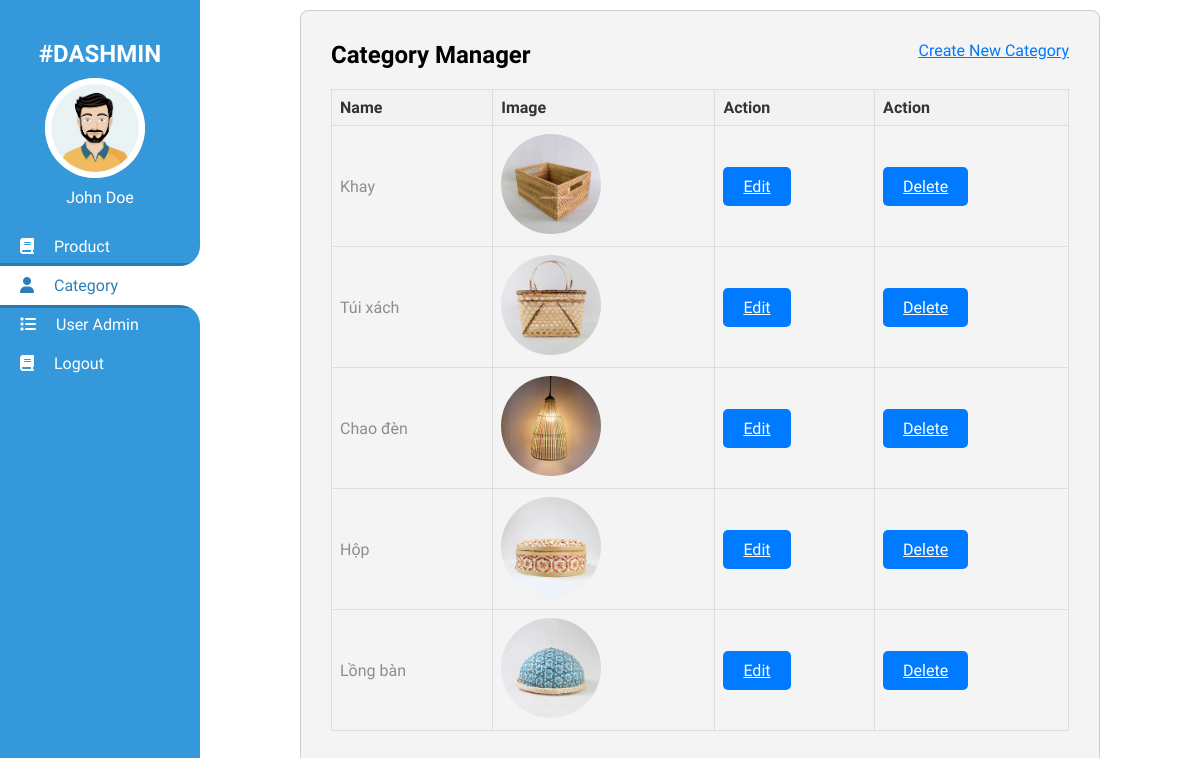
Screenshot of /admin/category.php (signed in) with the database file from the repository.
### tables this page shows
CREATE TABLE `category` (
  `category_id` int(11) NOT NULL,
  `category_name` varchar(255) DEFAULT NULL,
  `image_url` varchar(255) DEFAULT NULL
);

### database.php (called while the page is built, shortened)
<?php
function db_connect()
{
  $connection = mysqli_connect(DB_SERVER, DB_USER, DB_PASS, DB_NAME);
  return $connection;
}
$db = db_connect();
function confirm_query_result($result)
{
  global $db;
  if (!$result) {
    echo mysqli_error($db);
    db_disconnect($db);
    exit;
  } else {
    return $result;
  }
}
function find_admin_by_id($id)
{
  global $db;
  $sql = "SELECT * FROM admins ";
  $sql .= "WHERE admin_id='" . $id . "'";
  $result = mysqli_query($db, $sql);
  $admin = mysqli_fetch_assoc($result);
  return $admin;
}
function find_all_category(){
  global $db;
  $sql = "SELECT * FROM category";
  $result = mysqli_query($db, $sql);
  return confirm_query_result($result);
}

### admin/category.php (the view, shortened to what this page needs)
<?php
require_once('../database.php');
?>
<!DOCTYPE html>
<html lang="en">
<head>
    <link rel="stylesheet" href="../css/admin.css">
    <link rel="stylesheet" href="https://cdnjs.cloudflare.com/ajax/libs/font-awesome/6.5.1/css/all.min.css"
 />
</head>
<body>
    <div class="container" style="display:flex">
        <?php include('nav.php') ?>
        <div class="table-container">
            <div style="display:flex;justify-content:space-between;margin-bottom:20px">
                <h2>Category Manager</h2>
                <a href="create/catgory.php" style="cursor: pointer;color:rgb(0, 119, 255)">Create New Category</a>
            </div>
            <table class="data-table">
                <thead>
                    <tr>
                        <th>Name</th>
                        <th>Image</th>
                        <th>Action</th>
                        <th>Action</th>
                    </tr>
                </thead>
                <tbody>
                    <?php
                        $category_set = find_all_category();
                        while ($category = mysqli_fetch_assoc($category_set)):
                    ?>
                    <tr>
                        <td><?php echo $category['category_name']; ?></td>
                        <td><img src="<?php echo '../cate/' . $category['image_url']; ?>" alt="<?php echo $category['category_name']; ?>" class="category-image"></td>
                        <td><a class="btn-primary" href="<?php echo 'update/category.php?id='.$category['category_id']; ?>">Edit</a></td>
                        <td><a class="btn-primary" href="<?php echo 'delete/category.php?id='.$category['category_id']; ?>">Delete</a></td>
                    </tr>
                    <?php endwhile; ?>
                </tbody>
            </table>
        </div>
    </div>
</body>
</html>

### admin/nav.php (shortened to what this page needs)
<?php
$admin_id = isset($_SESSION['admin']) ? $_SESSION['admin'] : '';
$admin_s = find_admin_by_id($admin_id);
?>
<nav class="side-nav">
            <ul class="nav-menu">
                <div
                    style="margin-bottom:20px;display:flex; justify-content: center;flex-direction: column;align-items: center;">
                    <h1 style="color:white;margin-bottom:10px">#DASHMIN</h1>
                    <div class="avatar">
                        <img
>
                    </div>
                    <p style="color:white;margin-top:10px"><?php echo empty($admin_s['username']) ? "admin" : $admin_s['username'] ;  ?></p>
                </div>
                <li class="nav-item"><a href="product.php"><i class="fas fa-book"></i><span class="menu-text">Product</span></a>
                </li>
                <li class="nav-item"><a href="category.php"><i class="fas fa-user"></i><span class="menu-text">Category</span></a>
                </li>
                <li class="nav-item active"><a href="index.php"><i class="fas fa-list"></i><span
                            class="menu-text">User Admin</span></a></li>
                 <li class="nav-item"><a href="logout.php"><i class="fas fa-book"></i><span class="menu-text">Logout</span></a>
                </li>
            </ul>
        </nav>

### css/admin.css (style rules this page uses)
body { font-family: "Grandstander", cursive; }
* { margin: 0; padding: 0; box-sizing: border-box; }
.container { height: 100vh; }
.side-nav, .nav-menu { height: 100%; }
.side-nav .nav-menu { list-style: none; padding: 40px 0; width: 200px; background-color: #3498db; }
.side-nav .nav-item { position: relative; padding: 10px 20px; }
.nav-item.active { background-color: #fff; box-shadow: 0px -3px rgba(0, 0, 0, 0.2), 0px 3px rgba(0, 0, 0, 0.2); }
.nav-item.active a { color: #2980b9; }
.nav-item a { text-decoration: none; color: #fff; }
.menu-text { padding: 0 20px; }
.side-nav .nav-item.active::before { content: ""; position: absolute; background-color: transparent; bottom: 100%; right: 0; height: 150%; width: 20px; border-bottom-right-radius: 25px; box-shadow: 0 20px 0 0 #fff; }
.side-nav .nav-item.active::after { content: ""; position: absolute; background-color: transparent; top: 100%; right: 0; height: 150%; width: 20px; border-top-right-radius: 25px; box-shadow: 0 -20px 0 0 #fff; }
.avatar { width: 100px; height: 100px; border-radius: 50%; background-color: #ccc; margin-right: 10px; }
.avatar img { width: 100px; height: 100px; object-fit: contain; border-radius: 50%; }
.table-container { margin: 10px 100px; width: calc(100% - 250px); height: auto; padding: 30px; background-color: #f4f4f4; border-radius: 8px; border: 1px solid #ccc; }
.data-table { width: 100%; border-collapse: collapse; }
.data-table th, .data-table td { color: #8d8d8d; padding: 8px; border: 1px solid #ddd; text-align: left; }
.data-table th { color: #333; background-color: #f2f2f2; font-weight: bold; }
.btn-primary { background-color: #007bff; color: #fff; padding: 10px 20px; border: none; border-radius: 5px; cursor: pointer; }

### admin/category.php (style rules this page uses)
.category-image { width: 100px; height: 100px; object-fit: cover; border-radius: 50%; }
.table-container { margin: 10px 100px; width: calc(100% - 250px); height: auto; padding: 30px; background-color: #f4f4f4; border-radius: 8px; border: 1px solid #ccc; }
.data-table { width: 100%; border-collapse: collapse; }
.data-table th, .data-table td { color: #8d8d8d; padding: 8px; border: 1px solid #ddd; text-align: left; }
.data-table th { color: #333; background-color: #f2f2f2; font-weight: bold; }
.btn-primary { background-color: #007bff; color: #fff; padding: 10px 20px; border: none; border-radius: 5px; cursor: pointer; }

### rows the page displays
category: category_name "Khay", image_url (picture)
category: category_name "Túi xách", image_url (picture)
category: category_name "Chao đèn", image_url (picture)
category: category_name "Hộp", image_url (picture)
category: category_name "Lồng bàn", image_url (picture)

### other values shown
$admin_s['username'] "John Doe"
